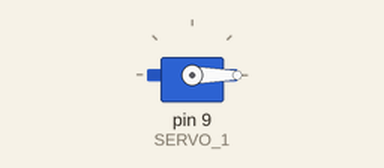
Recording of a sketch running on a simulated Arduino Uno, built with avr-gcc and run on an emulated ATmega328P. Parts: servo.

Above: at 0.05 s.
At 2.0 s:
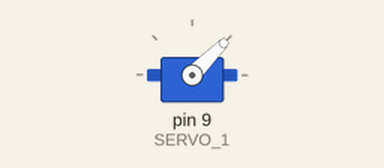
At 4.0 s:
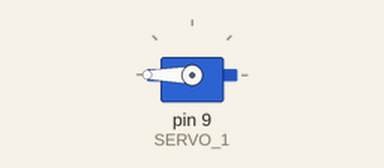
Timing chart, 0 to 5.2 s (numbered marks = the images above):
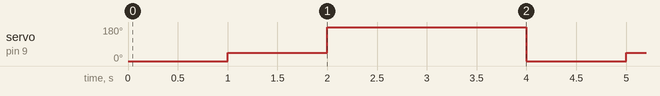

The sketch:

SERVOMOTOR.ino
```cpp
/* PWM PARA SERVOMOTOR */
#include <Servo.h>
Servo  SERVO_1;

void setup()
{
  SERVO_1.attach(9);
}

void loop()
{
  SERVO_1.write(0);
  delay(1000);
  SERVO_1.write(45);
  delay(1000);
  SERVO_1.write(180);
  delay(1000);

  SERVO_1.write(180);
  delay(1000);

}
```

Measured:
- by itself, servo on pin 9 (SERVO_1): repeats every 4.0 s: 180° 2.0 s, 0° 1.0 s, 45° 1.0 s
